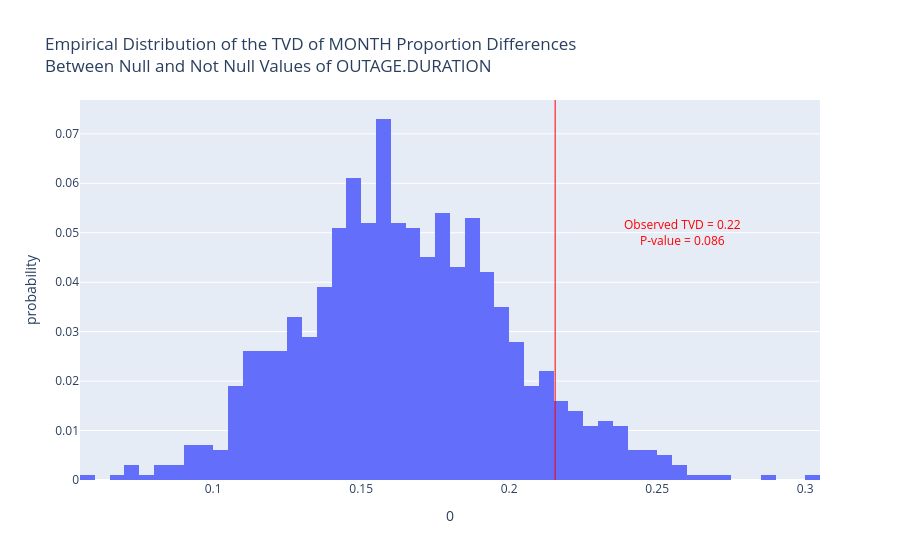

Notebook code for this chart:
### Code cell
observed_statistic, permuted_vals = perform_missingness_permutation_test(data, 'MONTH', 'OUTAGE.DURATION', n_repetitions=1000)
p_value = calculate_p_value(observed_statistic, permuted_vals)
print(f'P-value: {p_value}')
fig = plot_permutation_test_distribution(permuted_vals, observed_statistic, 'MONTH', 'OUTAGE.DURATION', p_value=p_value)
fig.show()

### Figure 1 — Plotly figure (JSON) as saved in the notebook; plotly's stock layout.template omitted (floating-point values rounded to 4 significant figures; data arrays with more than 128 entries replaced by an {"elided": "..."} marker saying what was removed)
{"data": [{"bingroup": "x", "histnorm": "probability", "hovertemplate": "0=%{x}<br>probability=%{y}<extra></extra>", "legendgroup": "", "marker": {"color": "#636efa", "pattern": {"shape": ""}}, "name": "", "nbinsx": 50, "orientation": "v", "showlegend": false, "type": "histogram", "x": {"elided": "1000 float values"}, "xaxis": "x", "yaxis": "y"}], "layout": {"annotations": [{"showarrow": false, "text": "<span style=\"color:red\">Observed TVD = 0.22</span><br><span style=\"color:red\">P-value = 0.086</span>", "x": 0.2586, "y": 0.05}], "barmode": "relative", "legend": {"tracegroupgap": 0}, "shapes": [{"line": {"color": "red", "width": 1}, "opacity": 1, "type": "line", "x0": 0.2155, "x1": 0.2155, "xref": "x", "y0": 0, "y1": 1, "yref": "y domain"}], "title": {"text": "Empirical Distribution of the TVD of MONTH Proportion Differences<br>Between Null and Not Null Values of OUTAGE.DURATION"}, "xaxis": {"anchor": "y", "domain": [0, 1], "title": {"text": "0"}}, "yaxis": {"anchor": "x", "domain": [0, 1], "title": {"text": "probability"}}}}
